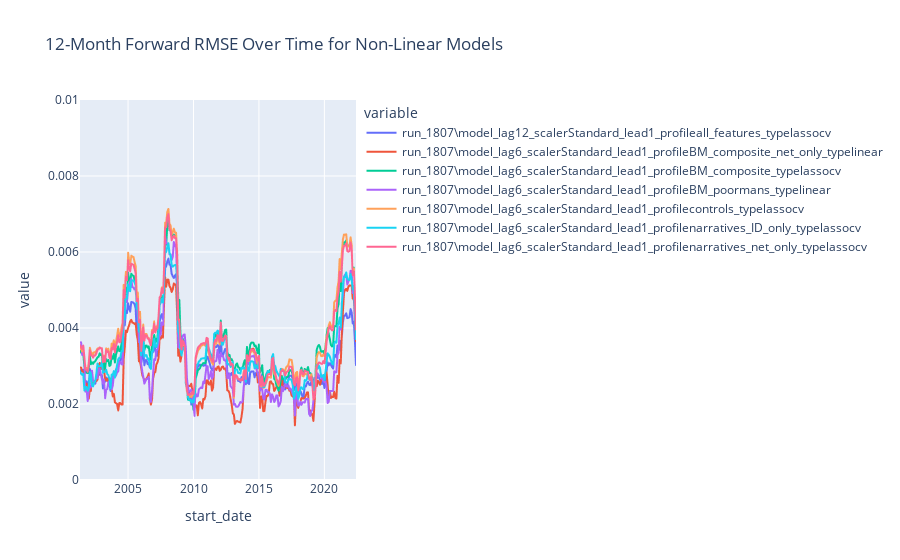

Notebook source saved alongside this figure:
### Markdown cell above
## Evaluate Models

### Code cell
import glob
import joblib
from single_model_test import EvaluationSingleModel
# Find all .pkl files in the models/ subfolder
subfolder = "run_1807"
pkl_files = glob.glob(subfolder+"/*.pkl")

rmse_dfs = []
model_names = []

for pkl_file in pkl_files:
    model_name = pkl_file.split("/")[-1].replace(".pkl", "")
    print(f"Processing : {pkl_file}")
    print(joblib.load(pkl_file))
    model = EvaluationSingleModel(model_dict=joblib.load(pkl_file), df=df, mute = True)
    rmse_df = model.rolling_forward_rmse(window_size=12)
    rmse_df = rmse_df.rename(columns={"rmse": model_name})
    # Ensure start_date is in datetime format with dayfirst=True
    rmse_df["start_date"] = pd.to_datetime(rmse_df["start_date"], dayfirst=True)
    rmse_dfs.append(rmse_df.set_index("start_date"))
    model_names.append(model_name)

# Join all rmse_dfs on start_date
rmse_all = pd.concat(rmse_dfs, axis=1).reset_index()
print(rmse_all['start_date'].iloc[0])
#rmse_all.to_csv("run_1507/all_models_rmse.csv")
print(f'Number of models computed: {len(rmse_all.columns)}')
fig = px.line(rmse_all, x="start_date", y=rmse_all.columns, title="12-Month Forward RMSE Over Time for Non-Linear Models")
fig.update_yaxes(range=[0, 0.01])
#fig.update_layout(showlegend=False)
fig.show()

### Figure 1 — Plotly figure (JSON) as saved in the notebook; plotly's stock layout.template omitted (floating-point values rounded to 4 significant figures; data arrays with more than 128 entries replaced by an {"elided": "..."} marker saying what was removed)
{"data": [{"hovertemplate": "variable=run_1807\\model_lag12_scalerStandard_lead1_profileall_features_typelassocv<br>start_date=%{x}<br>value=%{y}<extra></extra>", "legendgroup": "run_1807\\model_lag12_scalerStandard_lead1_profileall_features_typelassocv", "line": {"color": "#636efa", "dash": "solid"}, "marker": {"symbol": "circle"}, "mode": "lines", "name": "run_1807\\model_lag12_scalerStandard_lead1_profileall_features_typelassocv", "showlegend": true, "type": "scattergl", "x": {"elided": "254 str values"}, "xaxis": "x", "y": {"elided": "254 float values"}, "yaxis": "y"}, {"hovertemplate": "variable=run_1807\\model_lag6_scalerStandard_lead1_profileBM_composite_net_only_typelinear<br>start_date=%{x}<br>value=%{y}<extra></extra>", "legendgroup": "run_1807\\model_lag6_scalerStandard_lead1_profileBM_composite_net_only_typelinear", "line": {"color": "#EF553B", "dash": "solid"}, "marker": {"symbol": "circle"}, "mode": "lines", "name": "run_1807\\model_lag6_scalerStandard_lead1_profileBM_composite_net_only_typelinear", "showlegend": true, "type": "scattergl", "x": {"elided": "254 str values"}, "xaxis": "x", "y": {"elided": "254 float values"}, "yaxis": "y"}, {"hovertemplate": "variable=run_1807\\model_lag6_scalerStandard_lead1_profileBM_composite_typelassocv<br>start_date=%{x}<br>value=%{y}<extra></extra>", "legendgroup": "run_1807\\model_lag6_scalerStandard_lead1_profileBM_composite_typelassocv", "line": {"color": "#00cc96", "dash": "solid"}, "marker": {"symbol": "circle"}, "mode": "lines", "name": "run_1807\\model_lag6_scalerStandard_lead1_profileBM_composite_typelassocv", "showlegend": true, "type": "scattergl", "x": {"elided": "254 str values"}, "xaxis": "x", "y": {"elided": "254 float values"}, "yaxis": "y"}, {"hovertemplate": "variable=run_1807\\model_lag6_scalerStandard_lead1_profileBM_poormans_typelinear<br>start_date=%{x}<br>value=%{y}<extra></extra>", "legendgroup": "run_1807\\model_lag6_scalerStandard_lead1_profileBM_poormans_typelinear", "line": {"color": "#ab63fa", "dash": "solid"}, "marker": {"symbol": "circle"}, "mode": "lines", "name": "run_1807\\model_lag6_scalerStandard_lead1_profileBM_poormans_typelinear", "showlegend": true, "type": "scattergl", "x": {"elided": "254 str values"}, "xaxis": "x", "y": {"elided": "254 float values"}, "yaxis": "y"}, {"hovertemplate": "variable=run_1807\\model_lag6_scalerStandard_lead1_profilecontrols_typelassocv<br>start_date=%{x}<br>value=%{y}<extra></extra>", "legendgroup": "run_1807\\model_lag6_scalerStandard_lead1_profilecontrols_typelassocv", "line": {"color": "#FFA15A", "dash": "solid"}, "marker": {"symbol": "circle"}, "mode": "lines", "name": "run_1807\\model_lag6_scalerStandard_lead1_profilecontrols_typelassocv", "showlegend": true, "type": "scattergl", "x": {"elided": "254 str values"}, "xaxis": "x", "y": {"elided": "254 float values"}, "yaxis": "y"}, {"hovertemplate": "variable=run_1807\\model_lag6_scalerStandard_lead1_profilenarratives_ID_only_typelassocv<br>start_date=%{x}<br>value=%{y}<extra></extra>", "legendgroup": "run_1807\\model_lag6_scalerStandard_lead1_profilenarratives_ID_only_typelassocv", "line": {"color": "#19d3f3", "dash": "solid"}, "marker": {"symbol": "circle"}, "mode": "lines", "name": "run_1807\\model_lag6_scalerStandard_lead1_profilenarratives_ID_only_typelassocv", "showlegend": true, "type": "scattergl", "x": {"elided": "254 str values"}, "xaxis": "x", "y": {"elided": "254 float values"}, "yaxis": "y"}, {"hovertemplate": "variable=run_1807\\model_lag6_scalerStandard_lead1_profilenarratives_net_only_typelassocv<br>start_date=%{x}<br>value=%{y}<extra></extra>", "legendgroup": "run_1807\\model_lag6_scalerStandard_lead1_profilenarratives_net_only_typelassocv", "line": {"color": "#FF6692", "dash": "solid"}, "marker": {"symbol": "circle"}, "mode": "lines", "name": "run_1807\\model_lag6_scalerStandard_lead1_profilenarratives_net_only_typelassocv", "showlegend": true, "type": "scattergl", "x": {"elided": "254 str values"}, "xaxis": "x", "y": {"elided": "254 float values"}, "yaxis": "y"}], "layout": {"legend": {"title": {"text": "variable"}, "tracegroupgap": 0}, "title": {"text": "12-Month Forward RMSE Over Time for Non-Linear Models"}, "xaxis": {"anchor": "y", "domain": [0, 1], "title": {"text": "start_date"}}, "yaxis": {"anchor": "x", "domain": [0, 1], "range": [0, 0.01], "title": {"text": "value"}}}}
